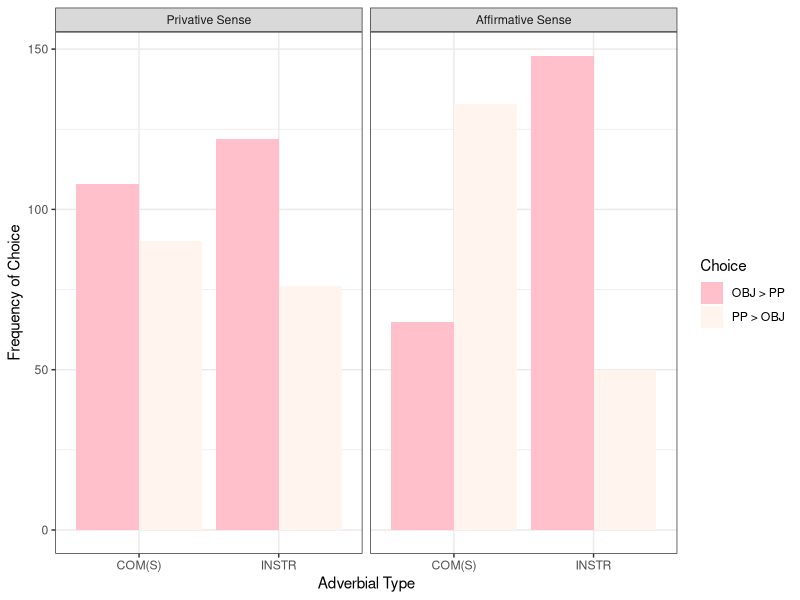
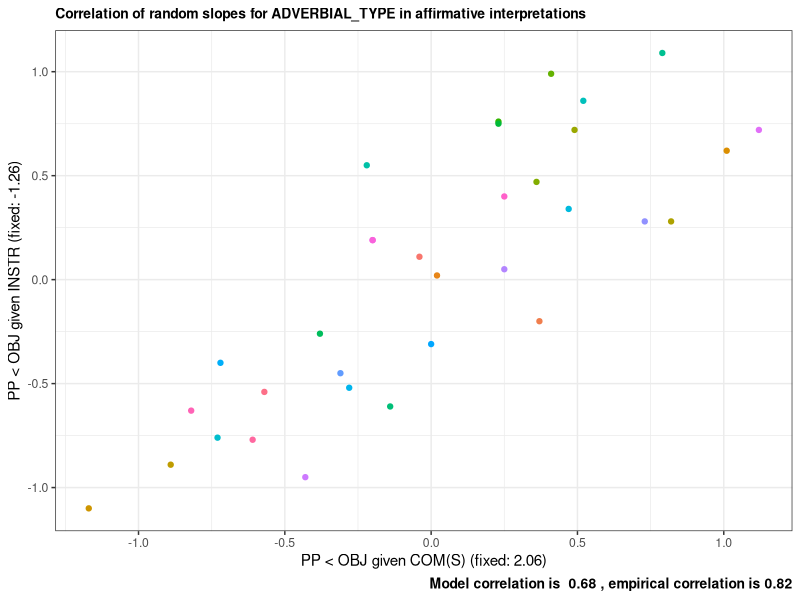
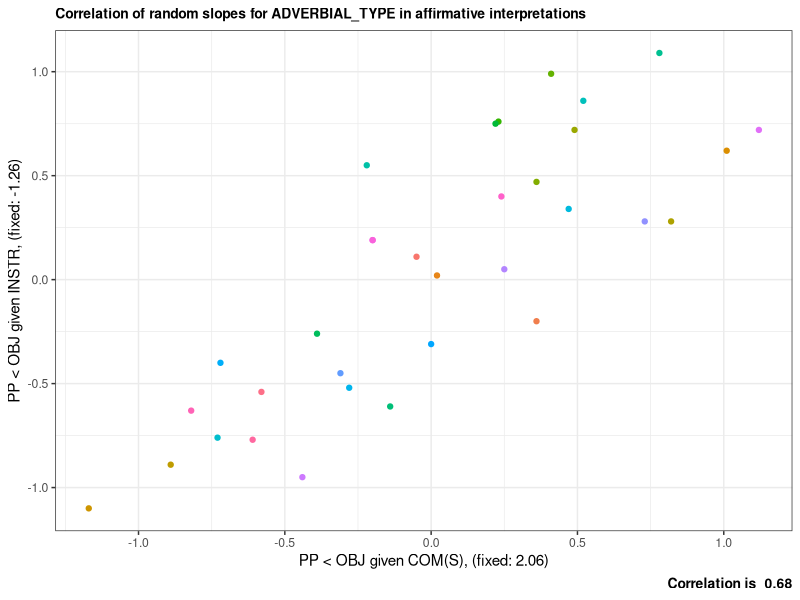
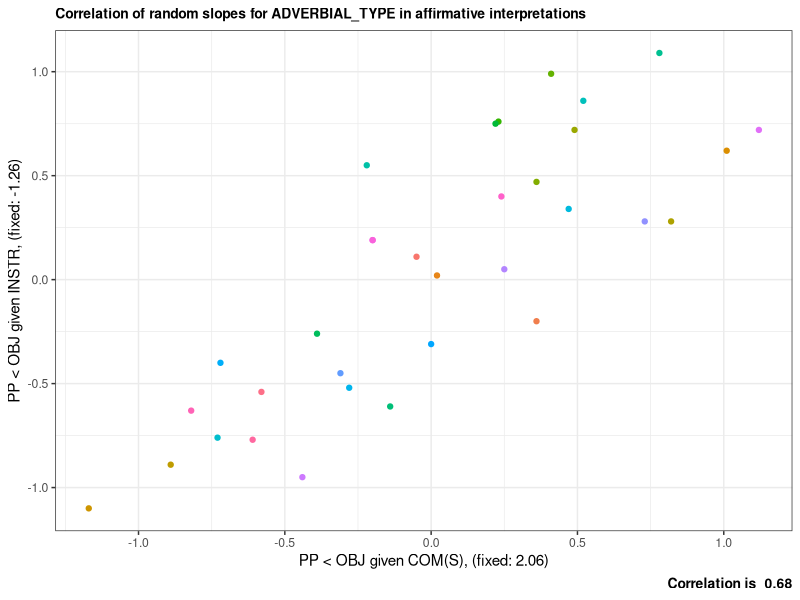

Write the R code that produced these figures, in order.
## ---- chunk 1

library(lme4)
library(tidyverse)

show(version)
## ---- chunk 2

data <-
  read.csv("../Data/ForcedChoice_test.csv", fileEncoding = "UTF-8") %>%
  mutate(ANSWER = factor(ANSWER),
         SENSE = factor(ifelse(INTEGRATION == "yes", "affirmative", "privative")),
         ADVERBIAL_TYPE = factor(ADVERBIAL_TYPE),
         subjects = factor(workerId),
         items = factor(ENCODING))

## ---- chunk 3

int.labels <- c("Privative Sense", "Affirmative Sense")
names(int.labels) <- c("privative", "affirmative")

summary <- 
  data %>%
  group_by(ADVERBIAL_TYPE, SENSE, ANSWER) %>%
  summarise(count = n()) %>%
  as.data.frame()

summary$SENSE <- relevel(summary$SENSE, ref = "privative")

ggplot(summary, aes(x = ADVERBIAL_TYPE, y = count, fill = ANSWER)) +
  geom_bar(stat = "identity", position = "dodge") +
  labs(x = "Adverbial Type", y = "Frequency of Choice") + 
  facet_wrap(~SENSE, labeller = labeller(SENSE = int.labels)) +
  scale_fill_manual(name = "Choice", values = c("pink", "seashell"),
                    labels = c("OBJ > PP", "PP > OBJ")) +
  theme_bw()

summary.wide <-
  summary %>%
  spread(key = ANSWER, value = count)

summary.wide

## ---- chunk 4

data$SENSE <-
  relevel(data$SENSE, ref = "affirmative")
data$ADVERBIAL_TYPE <-
  relevel(data$ADVERBIAL_TYPE, ref = "INSTR")

## ---- chunk 5

model_0 <-
  glmer(formula = ANSWER ~ ADVERBIAL_TYPE * SENSE + 
          (0 + ADVERBIAL_TYPE + SENSE + ADVERBIAL_TYPE:SENSE  | subjects) + (1 | items), 
        data = data, family = binomial())

start <-
  getME(model_0, c("theta", "fixef"))

model_0 <- 
  update(model_0, start = start,
         control=glmerControl(optCtrl=list(maxfun=2e4)))

options(width = 300)
print(summary(model_0), corr = FALSE)

## ---- chunk 6

model_1 <-
  glmer(formula = ANSWER ~ ADVERBIAL_TYPE * SENSE +
          (1 + ADVERBIAL_TYPE + SENSE + ADVERBIAL_TYPE:SENSE  | subjects) + (1 | items), 
        data = data, family = binomial(),
        control=glmerControl(optimizer = "nloptwrap",
                             optCtrl = list(algorithm = "NLOPT_LN_NELDERMEAD")))

print(summary(model_1), corr = FALSE)

## ---- chunk 7

ranef_0.df <- data.frame(round(ranef(model_0)$subjects, 2)) %>%
  mutate(participants = rownames(.))

colnames(ranef_0.df)[1:4] <- c("INSTR_aff", "COMS_aff", "INSTR_priv", "COMS_priv")

ranef_0.df <- ranef_0.df %>%
  mutate(b_INSTR_aff = INSTR_aff + model_0@beta[1],
         b_COMS_aff = COMS_aff + model_0@beta[2]) %>%
  as.data.frame()

ranef_0.df

ranef_1.df <- data.frame(round(ranef(model_1)$subjects, 2)) %>%
  mutate(participants = rownames(.))

colnames(ranef_1.df)[1:4] <- c("INSTR_aff", "COMS_aff", "INSTR_priv", "COMS_priv")

ranef_1.df <- ranef_1.df %>%
  mutate(COMS_aff_var1 = INSTR_aff + COMS_aff) %>%
  as.data.frame()

ranef_1.df

## ---- chunk 8

cor_vals <- data.frame(VarCorr(model_0)) 

ggplot(ranef_0.df, aes(y = INSTR_aff, x = COMS_aff)) +
  geom_point(aes(color = participants), show.legend = FALSE) +
  labs(y = "PP < OBJ given INSTR (fixed: -1.26)", 
       x = "PP < OBJ given COM(S) (fixed: 2.06)", 
       subtitle = "Correlation of random slopes for ADVERBIAL_TYPE in affirmative interpretations",
       caption = paste("Model correlation is ", round(cor_vals$sdcor[5], 2), 
                       ", empirical correlation is", 
                       round(cor(ranef_0.df$COMS_aff, ranef_1.df$INSTR_aff), 2))) +
  theme_bw() +
  theme(plot.caption = element_text(face = "bold", size = 10),
        plot.subtitle = element_text(face = "bold", size = 10))

## ---- chunk 9

ggplot(ranef_1.df, aes(y = INSTR_aff, x = COMS_aff_var1)) +
  geom_point(aes(color = participants), show.legend = FALSE) +
  labs(y = "PP < OBJ given INSTR, (fixed: -1.26)", 
       x = "PP < OBJ given COM(S), (fixed: 2.06)", 
       subtitle = "Correlation of random slopes for ADVERBIAL_TYPE in affirmative interpretations",
       caption = paste("Correlation is ", round(cor_vals$sdcor[5], 2))) +
  theme_bw() +
  theme(plot.caption = element_text(face = "bold", size = 10),
        plot.subtitle = element_text(face = "bold", size = 10))

ggsave("/Users/tibor/Documents/GitHub/LDS_WS2324/Figures/cor_plot_random_slopes.pdf")
